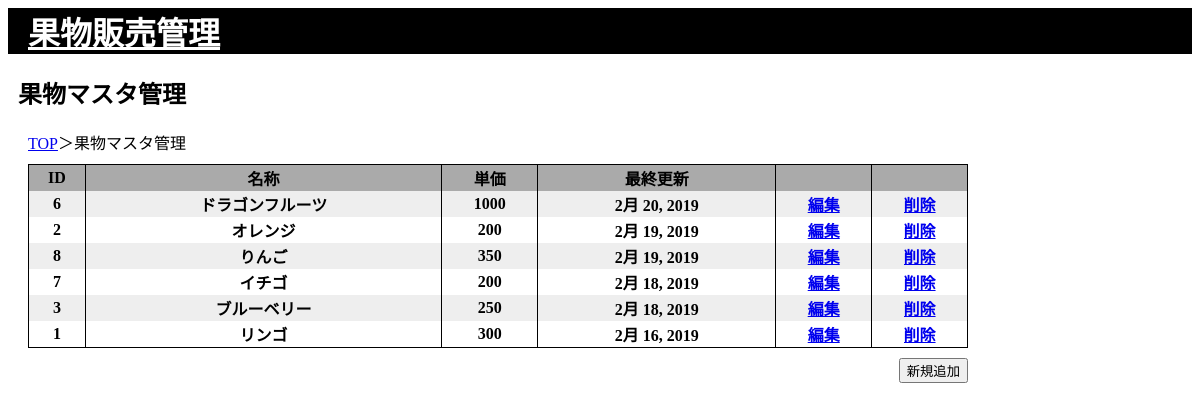
The page /fruits/ (signed in) on the database its author committed.
### fruits/models.py (models this page shows, shortened)
class Fruit(models.Model):
    name = models.CharField(max_length=100)
    price = models.PositiveIntegerField()
    updated_at = models.DateTimeField(auto_now=True)
    created_at = models.DateTimeField(auto_now_add=True)

### fruits/views.py (the view)
# urls.py: path('', views.FruitListView.as_view(), name='fruit_list'),
class FruitListView(LoginRequiredMixin, ListView):
    model = models.Fruit
    login_url = 'login'
    def get_queryset(self):
        return self.model.objects.order_by('-updated_at')

### templates/fruits/fruit_list.html
{% extends 'base.html' %}
{% block title %}果物マスタ管理{% endblock %}
{% block content %}
    <div>
        <a href="{% url 'home' %}">TOP</a>＞果物マスタ管理
    </div>
    <div>
        <table class='fsmc-table'>
            <tr class='fsmc-table-top-tr'>
                <th>ID</th>
                <th>名称</th>
                <th>単価</th>
                <th>最終更新</th>
                <th></th>
                <th></th>
            </tr>
            {% for fruit in object_list %}
                {% if forloop.counter|divisibleby:2 %}
                <tr class="fsmc-table-record-tr-even">
                {% else %}
                <tr class="fsmc-table-record-tr-odd">
                {% endif %}
                    <th>{{ fruit.id }}</th>
                    <th>{{ fruit.name }}</th>
                    <th>{{ fruit.price}}</th>
                    <th>{{ fruit.updated_at|date }}</th>
                    <th>
                        <a href="{% url 'fruit_edit' fruit.pk %}">編集</a>
                    </th>
                    <th>
                        <form method="POST" action="{% url 'fruit_delete' fruit.pk %}" style="display: inline;">{% csrf_token %}
                            <input type="submit" value="削除" class="linklike-del-btn">
                        </form>
                    </th>
                </tr>
            {% endfor %}
        </table>
    </div>
    <div>
        <form method="GET" action="{% url 'fruit_new' %}" style="float: right;">
            <input type="submit" value="新規追加">
        </form>
    </div>
{% endblock content %}

### templates/base.html (shortened to what this page needs)
<html>
    <head>
        {% load static %}
        <link rel="stylesheet" href="{% static 'css/style.css' %}">
    </head>
    <body>
        <header class="navbar">
            <h1><a href="/">果物販売管理</a></h1>
        </header>
        <div class="title">
            <h2>
                {% block title %}
                {% endblock title %}
            </h2>
        </div>
        <div class="container">
            {% block content %}
            {% endblock content %}
        </div>
    </body>
</html>

### static/css/style.css (style rules this page uses)
div { margin: 10px; }
.navbar { background-color: rgb(0, 0, 0); }
.navbar a { color: #fff; margin: 20px; }
.container { width: 960px; }
.fsmc-table { width: 100%; border: 1px solid black; border-collapse: collapse; border: 1px solid black; }
.fsmc-table th { border-left: 1px solid black; }
.fsmc-table-top-tr > th { background-color: #aaa; }
.fsmc-table-record-tr-even > th { background-color: #fff; }
.fsmc-table-record-tr-odd > th { background-color: #eee; }
.linklike-del-btn { display: inline; background: none; color: rgb(0, 0, 238); border: none; padding: 0; font: inherit; text-decoration: underline; cursor: pointer; }

### rows shown on the page
Fruit: id "6", name "ドラゴンフルーツ", price "1000", updated_at "2月 20, 2019"
Fruit: id "2", name "オレンジ", price "200", updated_at "2月 19, 2019"
Fruit: id "8", name "りんご", price "350", updated_at "2月 19, 2019"
Fruit: id "7", name "イチゴ", price "200", updated_at "2月 18, 2019"
Fruit: id "3", name "ブルーベリー", price "250", updated_at "2月 18, 2019"
Fruit: id "1", name "リンゴ", price "300", updated_at "2月 16, 2019"
